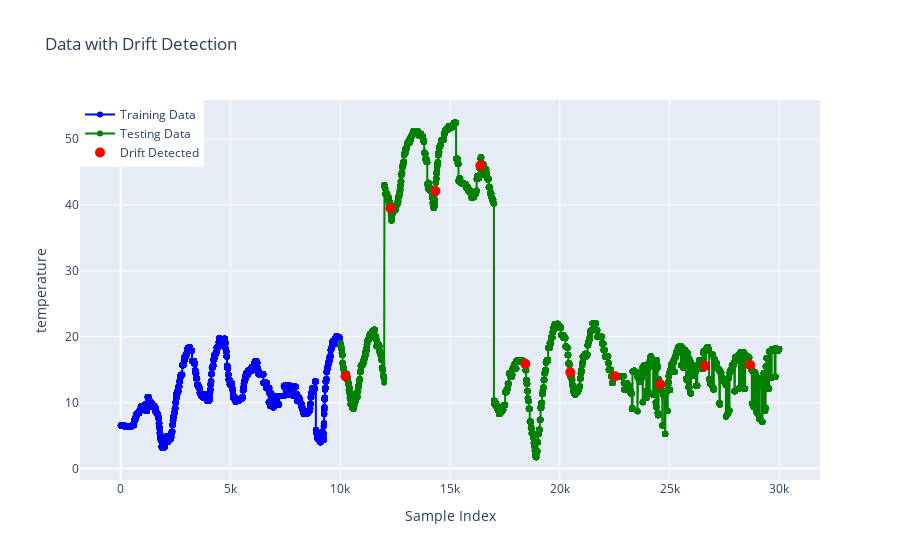

The cell this chart's notebook holds for it:
### Code cell
df_ephemeral = ephemeral(df_test, feature_name, 2000, 5000, lambda x: x + 30)
drift_points = detect_drift(feature_name, df_train, df_ephemeral, delta=15, min_window_length=1000)

plot_drift(feature_name, df_train, df_ephemeral, drift_points)

plot_data(
    np.concatenate((df_train[feature_name], df_ephemeral[feature_name])),
    np.concatenate((df_train[feature_name], df_ephemeral[feature_name].iloc[2000 - train_split:], df_ephemeral[feature_name].iloc[:5000 + train_split])),
    df_ephemeral[feature_name].iloc[2000 - train_split : 5000 - train_split],
    drift_points
)

### Figure 1 — Plotly figure (JSON) as saved in the notebook; plotly's stock layout.template omitted (floating-point values rounded to 4 significant figures; data arrays with more than 128 entries replaced by an {"elided": "..."} marker saying what was removed)
{"data": [{"line": {"color": "blue"}, "marker": {"symbol": "circle"}, "mode": "lines+markers", "name": "Training Data", "showlegend": true, "type": "scatter", "x": {"elided": "10000 int values"}, "y": {"elided": "10000 float values"}}, {"line": {"color": "green"}, "marker": {"symbol": "circle"}, "mode": "lines+markers", "name": "Testing Data", "showlegend": true, "type": "scatter", "x": {"elided": "20000 int values"}, "y": {"elided": "20000 float values"}}, {"marker": {"color": "red", "size": 10}, "mode": "markers", "name": "Drift Detected", "showlegend": true, "type": "scatter", "x": [10239, 12287, 14335, 16383, 18431, 20479, 22527, 24575, 26623, 28671], "y": [14.03, 39.51, 42.12, 46, 15.89, 14.6, 14, 12.79, 15.57, 15.73]}], "layout": {"legend": {"x": 0, "y": 1}, "title": {"text": "Data with Drift Detection"}, "xaxis": {"title": {"text": "Sample Index"}}, "yaxis": {"title": {"text": "temperature"}}}}
